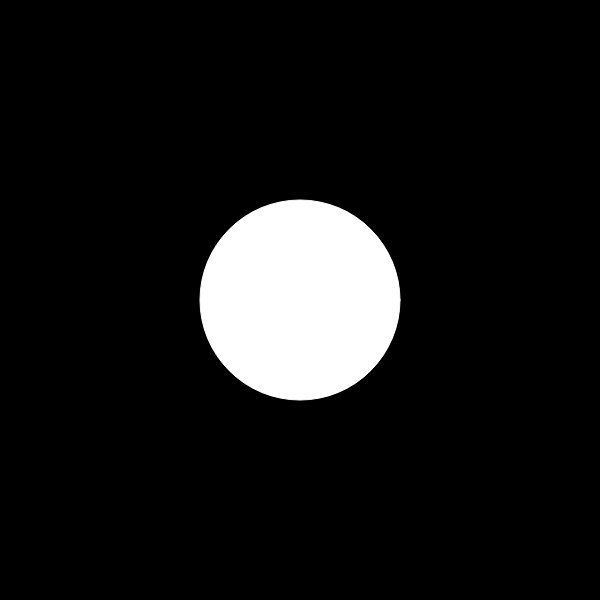
Frame 1 (no input)
Frame 60 (no input): identical to frame 1, image omitted
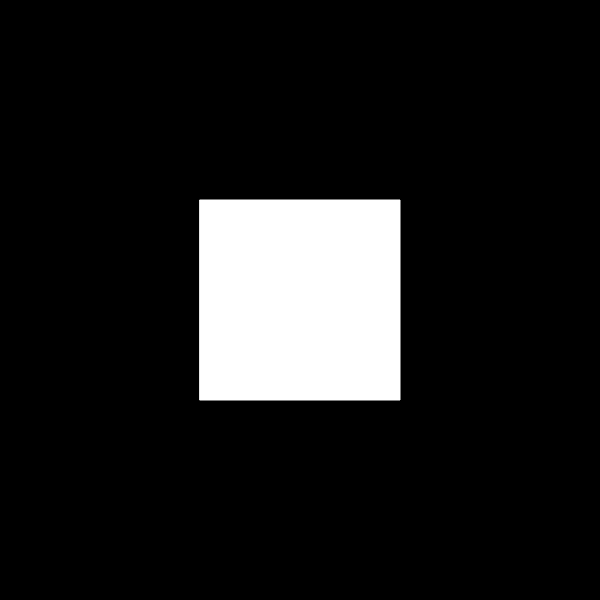
Frame 120 (the mouse pressed at the canvas centre since frame 60)

The p5.js sketch that drew these frames (run headless with seeded random() and noise() and a simulated clock; from frame 60 on, the mouse is pressed at the canvas centre):

// p5.js sketch
// ── sketch.js
function setup() {
  createCanvas(600, 600); 
  rectMode(CENTER);
  stroke(255);
}

function draw() {
  background(0);
  if (mouseX < 200) {
    ellipse(width/2, height/2, 200, 200);
  } else if (mouseX < 400) {
    rect(width/2, height/2, 200, 200);
  } else {
    line(0, 0, width, height);
  }
}
